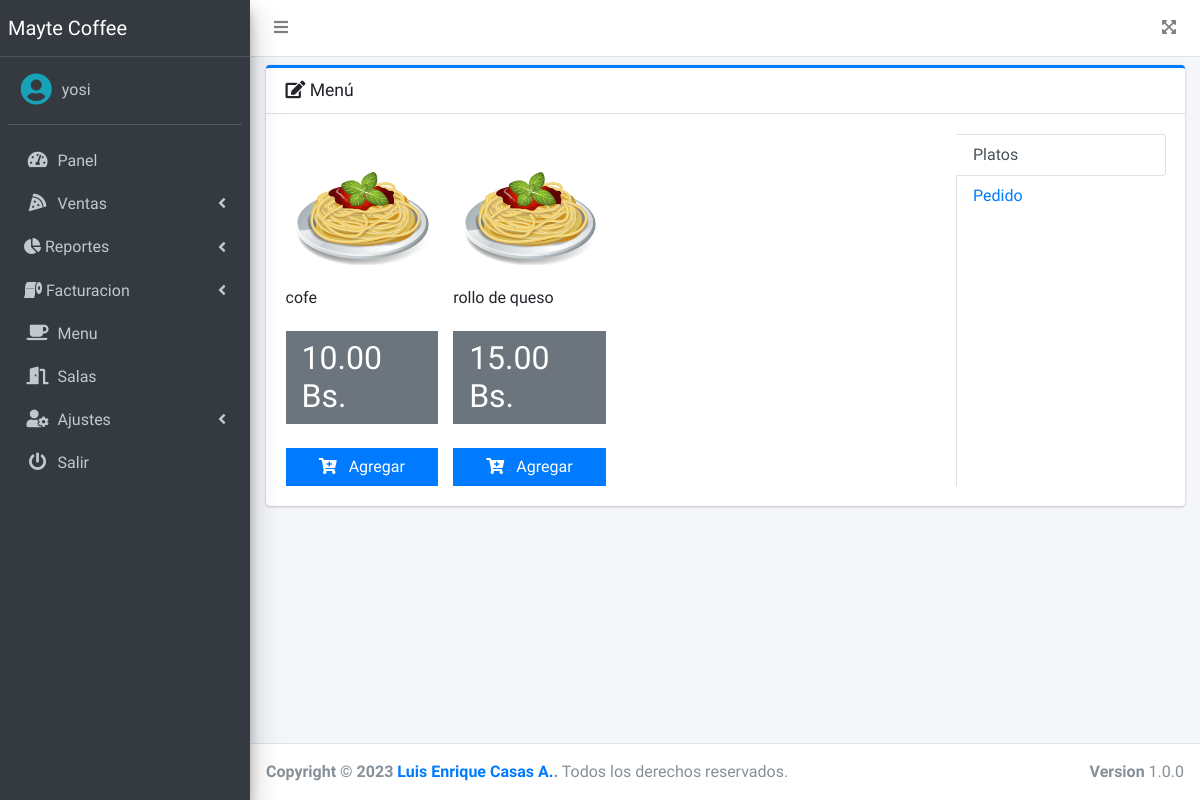
The app's page /src/pedido.php (signed in) with its own data.
### tables this page shows
CREATE TABLE `platos` (
  `id` int(11) NOT NULL,
  `nombre` varchar(200) NOT NULL,
  `precio` decimal(10,2) NOT NULL,
  `imagen` varchar(100) DEFAULT NULL,
  `fecha` timestamp NULL DEFAULT NULL,
  `estado` int(11) NOT NULL DEFAULT 1
);

### src/pedido.php (the view, shortened to what this page needs)
<?php
if ($_SESSION['rol'] == 1 || $_SESSION['rol'] == 3) {
    include_once "includes/header.php";
?>
    <div class="card card-primary card-outline">
        <div class="card-header">
            <h3 class="card-title">
                <i class="fas fa-edit"></i>
                Menú
            </h3>
        </div>
        <div class="card-body">
            <div class="row">
                <div class="col-7 col-sm-9">
                    <div class="tab-content" id="vert-tabs-right-tabContent">
                        <div class="tab-pane fade show active" id="vert-tabs-right-home" role="tabpanel" aria-labelledby="vert-tabs-right-home-tab">
                            <div class="row">
                                <?php
                                include "../conexion.php";
                                $query = mysqli_query($conexion, "SELECT * FROM platos WHERE estado = 1");
                                $result = mysqli_num_rows($query);
                                if ($result > 0) {
                                    while ($data = mysqli_fetch_assoc($query)) { ?>
                                        <div class="col-md-3">
                                            <div class="col-12">
                                                <img src="<?php echo ($data['imagen'] == null) ? '../assets/img/default.png' : $data['imagen']; ?>" class="product-image" alt="Product Image">
                                            </div>
                                            <h6 class="my-3"><?php echo $data['nombre']; ?></h6>
                                            <div class="bg-gray py-2 px-3 mt-4">
                                                <h2 class="mb-0">
                                                    <?php echo $data['precio']; ?> Bs.
                                                </h2>
                                            </div>
                                            <div class="mt-4">
                                                <a class="btn btn-primary btn-block btn-flat addDetalle" href="#" data-id="<?php echo $data['id']; ?>">
                                                    <i class="fas fa-cart-plus mr-2"></i>
                                                    Agregar
                                                </a>
                                            </div>
                                        </div>
                                <?php }
                                } ?>
                            </div>
                        </div>
                    </div>
                </div>
                <div class="col-5 col-sm-3">
                    <div class="nav flex-column nav-tabs nav-tabs-right h-100" id="vert-tabs-right-tab" role="tablist" aria-orientation="vertical">
                        <a class="nav-link active" id="vert-tabs-right-home-tab" data-toggle="pill" href="#vert-tabs-right-home" role="tab" aria-controls="vert-tabs-right-home" aria-selected="true">Platos</a>
                        <a class="nav-link" id="pedido-tab" data-toggle="pill" href="#pedido" role="tab" aria-controls="pedido" aria-selected="false">Pedido</a>
                    </div>
                </div>
            </div>
        </div>
    </div>
<?php include_once "includes/footer.php";
} else {
    header('Location: permisos.php');
}
?>

### records on screen
platos: nombre "cofe", precio "10.00"
platos: nombre "rollo de queso", precio "15.00"

### other values on screen
$_SESSION['nombre'] "yosi"
